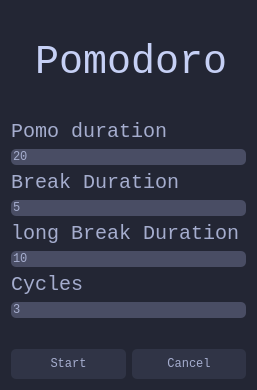
<?xml version="1.0" encoding="UTF-8"?>
<ui version="4.0">
 <class>Dialog</class>
 <widget class="QDialog" name="Dialog">
  <property name="geometry">
   <rect>
    <x>0</x>
    <y>0</y>
    <width>257</width>
    <height>390</height>
   </rect>
  </property>
  <property name="windowTitle">
   <string>Dialog</string>
  </property>
  <property name="styleSheet">
   <string notr="true">color: #a5adce;
font-family: Liberation Mono;
background-color: #232634;
border-radius: 5%;
</string>
  </property>
  <layout class="QVBoxLayout" name="verticalLayout_3">
   <item>
    <layout class="QVBoxLayout" name="verticalLayout_2">
     <item>
      <widget class="QLabel" name="label">
       <property name="sizePolicy">
        <sizepolicy hsizetype="Minimum" vsizetype="Preferred">
         <horstretch>0</horstretch>
         <verstretch>0</verstretch>
        </sizepolicy>
       </property>
       <property name="styleSheet">
        <string notr="true">color: #c6d0f5;
font-size: 40px</string>
       </property>
       <property name="text">
        <string> Pomodoro</string>
       </property>
      </widget>
     </item>
     <item>
      <layout class="QVBoxLayout" name="verticalLayout">
       <item>
        <widget class="QLabel" name="label_2">
         <property name="styleSheet">
          <string notr="true">font-size: 20px</string>
         </property>
         <property name="text">
          <string>Pomo duration</string>
         </property>
        </widget>
       </item>
       <item>
        <widget class="QLineEdit" name="work_lineEdit">
         <property name="styleSheet">
          <string notr="true">background-color:#494d64</string>
         </property>
         <property name="text">
          <string>20</string>
         </property>
        </widget>
       </item>
       <item>
        <widget class="QLabel" name="label_3">
         <property name="styleSheet">
          <string notr="true">font-size: 20px</string>
         </property>
         <property name="text">
          <string>Break Duration</string>
         </property>
        </widget>
       </item>
       <item>
        <widget class="QLineEdit" name="break_lineEdit">
         <property name="styleSheet">
          <string notr="true">background-color:#494d64</string>
         </property>
         <property name="text">
          <string>5</string>
         </property>
        </widget>
       </item>
       <item>
        <widget class="QLabel" name="label_4">
         <property name="styleSheet">
          <string notr="true">font-size: 20px</string>
         </property>
         <property name="text">
          <string>long Break Duration</string>
         </property>
        </widget>
       </item>
       <item>
        <widget class="QLineEdit" name="longBreak_lineEdit">
         <property name="styleSheet">
          <string notr="true">background-color:#494d64</string>
         </property>
         <property name="text">
          <string>10</string>
         </property>
        </widget>
       </item>
       <item>
        <widget class="QLabel" name="label_5">
         <property name="styleSheet">
          <string notr="true">font-size: 20px</string>
         </property>
         <property name="text">
          <string>Cycles</string>
         </property>
        </widget>
       </item>
       <item>
        <widget class="QLineEdit" name="pomoCycles_lineEdit">
         <property name="styleSheet">
          <string notr="true">background-color:#494d64</string>
         </property>
         <property name="text">
          <string>3</string>
         </property>
        </widget>
       </item>
       <item>
        <spacer name="verticalSpacer">
         <property name="orientation">
          <enum>Qt::Vertical</enum>
         </property>
         <property name="sizeType">
          <enum>QSizePolicy::Fixed</enum>
         </property>
         <property name="sizeHint" stdset="0">
          <size>
           <width>20</width>
           <height>25</height>
          </size>
         </property>
        </spacer>
       </item>
      </layout>
     </item>
    </layout>
   </item>
   <item>
    <layout class="QHBoxLayout" name="horizontalLayout">
     <item>
      <widget class="QPushButton" name="buttStart">
       <property name="sizePolicy">
        <sizepolicy hsizetype="Minimum" vsizetype="Fixed">
         <horstretch>0</horstretch>
         <verstretch>0</verstretch>
        </sizepolicy>
       </property>
       <property name="minimumSize">
        <size>
         <width>0</width>
         <height>30</height>
        </size>
       </property>
       <property name="styleSheet">
        <string notr="true">background-color: #303446;</string>
       </property>
       <property name="text">
        <string>Start</string>
       </property>
      </widget>
     </item>
     <item>
      <widget class="QPushButton" name="buttCancel">
       <property name="sizePolicy">
        <sizepolicy hsizetype="Minimum" vsizetype="Fixed">
         <horstretch>0</horstretch>
         <verstretch>0</verstretch>
        </sizepolicy>
       </property>
       <property name="minimumSize">
        <size>
         <width>0</width>
         <height>30</height>
        </size>
       </property>
       <property name="styleSheet">
        <string notr="true">background-color: #303446;</string>
       </property>
       <property name="text">
        <string>Cancel</string>
       </property>
      </widget>
     </item>
    </layout>
   </item>
  </layout>
 </widget>
 <resources/>
 <connections/>
</ui>
